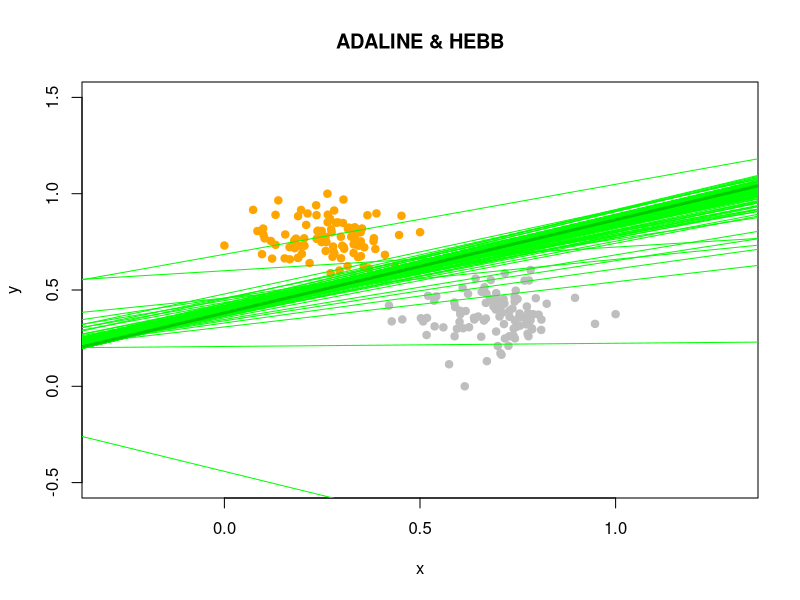

R code for this plot:
library("MASS")

normali <- function(xl) {     
	n <- dim(xl)[2]
	for(i in 1:n)      
	{
		min <- min(xl[,i])
		max <- max(xl[,i])         
		xl[, i] <- (xl[, i] - min)/(max-min)
	} 
    
    return(xl) 
} 

loss_ada <- function(xi, yi, w) {
	mi <-sum(w*xi) * yi
	l <- (mi - 1)^2
	return(l)
}

# дельта правило обновления для ADALINE
upd_ada <- function(xi, yi, w, eta) {
	wx <- sum(w * xi)
	ld <- (wx - yi) * xi
	W <- w - eta * ld
	return(W)
}

# Кусочно-линейную функцию потерь для Хебба
loss_hab <- function(xi, yi, w) {
	mi <- sum(w * xi) * yi
	return (max(-mi, 0))
}

# правило Хебба для весов
upd_hab <- function(xi, yi, w, eta) {
	W <- w + eta * yi * xi
	return(W)
}

sg <- function(xl,loss,upd,coll, eta = 1, lambda = 1/6, eps = 1e-5) {     
	l <- dim(xl)[1]     
	n <- dim(xl)[2] - 1        
	w <- rep(0.5, n)     
	iterCount <- 0
	        
	## initialize Q     
	Q <- 0     
	
	for (i in 1:l)     
	{         
		## calculate the scalar product <w,x>         
		xi <- xl[i, 1:n]
		yi <- xl[i, n + 1] 
		          
		Q <- Q + loss(xi, yi, w)        
	}  
	  
	iterCount <- 0    
	repeat     
	{         
		if (iterCount > 1000) {
      		
      		break
    		}
    
		## calculate the margins for all objects of the training sample         
		margins <- array(dim = l)           
		for (i in 1:l){         
			xi <- xl[i, 1:n]             
			yi <- xl[i, n + 1]                          
			margins[i] <-  sum(w * xi) * yi          
		}  
		            
		## select the error objects         
		errorIndexes <- which(margins <= 0)              
		if (length(errorIndexes) > 0)         
		{             
			# select the random index from the errors             
			i <- sample(errorIndexes, 1)             
			iterCount <- iterCount + 1                           
			xi <- xl[i, 1:n]             
			yi <- xl[i, n + 1]               
			           
			                      
			## calculate an error             
			ex <- loss(xi, yi, w)
	                  eta <- 1/iterCount
			w <- upd(xi, yi, w, eta)    
			x <- seq(-2, 2, len = 100)
			f <- function(x) {
				return( - x*w[1]/w[2] + w[3]/w[2] )
			}
			y <- f(x)
			lines(x, y, type="l",col=coll)                      
			## Calculate a new Q             
			Qprev <- Q             
			Q <- (1 - lambda) * Q + lambda * ex
			if (abs(Q - Qprev) < 1e-5) {
			      break
			} 
     
		}         
		else         
		{             
			break         
		}    
		
	}  
    return(w) 
} 


n <- 100

sigma1 <- matrix(c(1,0, 0, 1), 2, 2)
sigma2 <- matrix(c(1, 0,0, 1), 2, 2)

mu1 <- c(4, 0)
mu2 <- c(0, 4)

xy1 <- mvrnorm(n=n, mu = mu1, Sigma = sigma1)
xy2 <- mvrnorm(n=n, mu = mu2, Sigma = sigma2)
xl <- rbind(xy1,xy2)
xl <- normali(xl)
xl <- cbind(xl, rep(-1, n+n))
xl <- cbind(xl, c(rep(-1, n), rep(1, n)))


plotxmin <- min(xl[,1], xl[,1]) - 0.3
plotxmax <- max(xl[,1], xl[,1]) + 0.3
plotymin <- min(xl[,2], xl[,2]) - 0.5
plotymax <- max(xl[,2], xl[,2]) + 0.5

# Рисуем обучающую выборку
colors <- c("gray", "orange")
plot(c(), type="n", xlab = "x", ylab = "y", xlim=c(plotxmin, plotxmax), ylim = c(plotymin, plotymax), main="ADALINE & HEBB")

points(xl, pch=21, col=colors[ifelse(xl[,4] == -1, 1, 2)], bg=colors[ifelse(xl[,4] == -1, 1, 2)])
ada_res <- sg(xl, loss = loss_ada, upd=upd_ada,coll="green")
abline(a = ada_res[3] / ada_res[2], b = -ada_res[1] / ada_res[2], lwd = 3, col = "green3")
